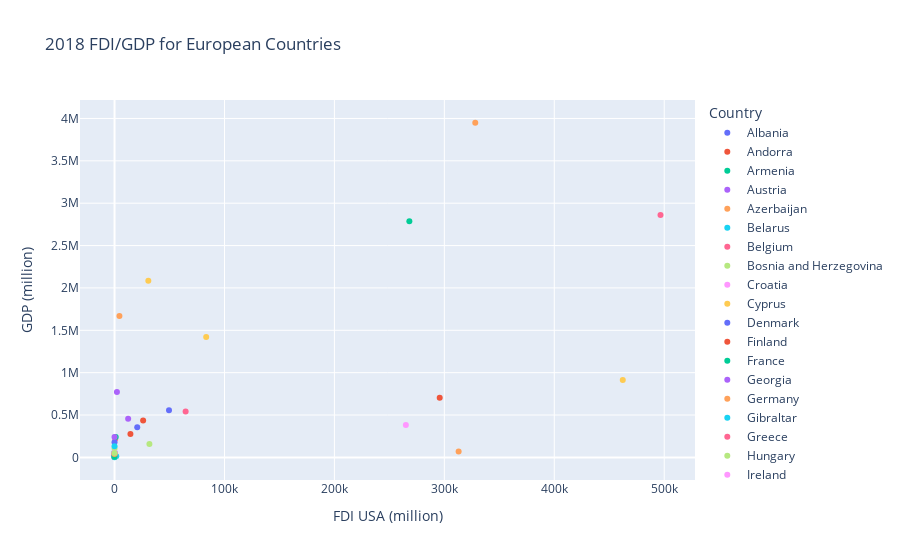

This figure's notebook cell:
### Code cell
europe_format_name = europe.rename(
    columns={
        "country_name": "Country",
        "GDP_2018 (million)": "GDP (million)",
        "tech_export_2018 (million)": "Tech Export (million)",
        "doing_business_2018": "Doing Business",
        "fdi_USA_2018 (million)": "FDI USA (million)",
    }
)
europe_fdi_gdp_scatter = px.scatter(
    europe_format_name,
    x="FDI USA (million)",
    y="GDP (million)",
    title="2018 FDI/GDP for European Countries",
    color="Country",
)
europe_fdi_gdp_scatter.write_image("europe_fdi_gdp_scatter.png")
europe_fdi_gdp_scatter

### Figure 1 — Plotly figure (JSON) as saved in the notebook; plotly's stock layout.template omitted (floating-point values rounded to 4 significant figures)
{"data": [{"hovertemplate": "Country=Albania<br>FDI USA (million)=%{x}<br>GDP (million)=%{y}<extra></extra>", "legendgroup": "Albania", "marker": {"color": "#636efa", "symbol": "circle"}, "mode": "markers", "name": "Albania", "orientation": "v", "showlegend": true, "type": "scatter", "x": [0], "xaxis": "x", "y": [15150.0], "yaxis": "y"}, {"hovertemplate": "Country=Andorra<br>FDI USA (million)=%{x}<br>GDP (million)=%{y}<extra></extra>", "legendgroup": "Andorra", "marker": {"color": "#EF553B", "symbol": "circle"}, "mode": "markers", "name": "Andorra", "orientation": "v", "showlegend": true, "type": "scatter", "x": [0], "xaxis": "x", "y": [3218.0], "yaxis": "y"}, {"hovertemplate": "Country=Armenia<br>FDI USA (million)=%{x}<br>GDP (million)=%{y}<extra></extra>", "legendgroup": "Armenia", "marker": {"color": "#00cc96", "symbol": "circle"}, "mode": "markers", "name": "Armenia", "orientation": "v", "showlegend": true, "type": "scatter", "x": [3], "xaxis": "x", "y": [12460.0], "yaxis": "y"}, {"hovertemplate": "Country=Austria<br>FDI USA (million)=%{x}<br>GDP (million)=%{y}<extra></extra>", "legendgroup": "Austria", "marker": {"color": "#ab63fa", "symbol": "circle"}, "mode": "markers", "name": "Austria", "orientation": "v", "showlegend": true, "type": "scatter", "x": [12392], "xaxis": "x", "y": [455500.0], "yaxis": "y"}, {"hovertemplate": "Country=Azerbaijan<br>FDI USA (million)=%{x}<br>GDP (million)=%{y}<extra></extra>", "legendgroup": "Azerbaijan", "marker": {"color": "#FFA15A", "symbol": "circle"}, "mode": "markers", "name": "Azerbaijan", "orientation": "v", "showlegend": true, "type": "scatter", "x": [-2], "xaxis": "x", "y": [47110.0], "yaxis": "y"}, {"hovertemplate": "Country=Belarus<br>FDI USA (million)=%{x}<br>GDP (million)=%{y}<extra></extra>", "legendgroup": "Belarus", "marker": {"color": "#19d3f3", "symbol": "circle"}, "mode": "markers", "name": "Belarus", "orientation": "v", "showlegend": true, "type": "scatter", "x": [4], "xaxis": "x", "y": [60030.0], "yaxis": "y"}, {"hovertemplate": "Country=Belgium<br>FDI USA (million)=%{x}<br>GDP (million)=%{y}<extra></extra>", "legendgroup": "Belgium", "marker": {"color": "#FF6692", "symbol": "circle"}, "mode": "markers", "name": "Belgium", "orientation": "v", "showlegend": true, "type": "scatter", "x": [64661], "xaxis": "x", "y": [542700.0], "yaxis": "y"}, {"hovertemplate": "Country=Bosnia and Herzegovina<br>FDI USA (million)=%{x}<br>GDP (million)=%{y}<extra></extra>", "legendgroup": "Bosnia and Herzegovina", "marker": {"color": "#B6E880", "symbol": "circle"}, "mode": "markers", "name": "Bosnia and Herzegovina", "orientation": "v", "showlegend": true, "type": "scatter", "x": [0], "xaxis": "x", "y": [20180.0], "yaxis": "y"}, {"hovertemplate": "Country=Croatia<br>FDI USA (million)=%{x}<br>GDP (million)=%{y}<extra></extra>", "legendgroup": "Croatia", "marker": {"color": "#FF97FF", "symbol": "circle"}, "mode": "markers", "name": "Croatia", "orientation": "v", "showlegend": true, "type": "scatter", "x": [19], "xaxis": "x", "y": [60990.0], "yaxis": "y"}, {"hovertemplate": "Country=Cyprus<br>FDI USA (million)=%{x}<br>GDP (million)=%{y}<extra></extra>", "legendgroup": "Cyprus", "marker": {"color": "#FECB52", "symbol": "circle"}, "mode": "markers", "name": "Cyprus", "orientation": "v", "showlegend": true, "type": "scatter", "x": [323], "xaxis": "x", "y": [24960.0], "yaxis": "y"}, {"hovertemplate": "Country=Denmark<br>FDI USA (million)=%{x}<br>GDP (million)=%{y}<extra></extra>", "legendgroup": "Denmark", "marker": {"color": "#636efa", "symbol": "circle"}, "mode": "markers", "name": "Denmark", "orientation": "v", "showlegend": true, "type": "scatter", "x": [20654], "xaxis": "x", "y": [355700.0], "yaxis": "y"}, {"hovertemplate": "Country=Finland<br>FDI USA (million)=%{x}<br>GDP (million)=%{y}<extra></extra>", "legendgroup": "Finland", "marker": {"color": "#EF553B", "symbol": "circle"}, "mode": "markers", "name": "Finland", "orientation": "v", "showlegend": true, "type": "scatter", "x": [14464], "xaxis": "x", "y": [275900.0], "yaxis": "y"}, {"hovertemplate": "Country=France<br>FDI USA (million)=%{x}<br>GDP (million)=%{y}<extra></extra>", "legendgroup": "France", "marker": {"color": "#00cc96", "symbol": "circle"}, "mode": "markers", "name": "France", "orientation": "v", "showlegend": true, "type": "scatter", "x": [268169], "xaxis": "x", "y": [2788000.0], "yaxis": "y"}, {"hovertemplate": "Country=Georgia<br>FDI USA (million)=%{x}<br>GDP (million)=%{y}<extra></extra>", "legendgroup": "Georgia", "marker": {"color": "#ab63fa", "symbol": "circle"}, "mode": "markers", "name": "Georgia", "orientation": "v", "showlegend": true, "type": "scatter", "x": [0], "xaxis": "x", "y": [17600.0], "yaxis": "y"}, {"hovertemplate": "Country=Germany<br>FDI USA (million)=%{x}<br>GDP (million)=%{y}<extra></extra>", "legendgroup": "Germany", "marker": {"color": "#FFA15A", "symbol": "circle"}, "mode": "markers", "name": "Germany", "orientation": "v", "showlegend": true, "type": "scatter", "x": [328124], "xaxis": "x", "y": [3950000.0], "yaxis": "y"}, {"hovertemplate": "Country=Gibraltar<br>FDI USA (million)=%{x}<br>GDP (million)=%{y}<extra></extra>", "legendgroup": "Gibraltar", "marker": {"color": "#19d3f3", "symbol": "circle"}, "mode": "markers", "name": "Gibraltar", "orientation": "v", "showlegend": true, "type": "scatter", "x": [9367], "xaxis": "x", "y": [null], "yaxis": "y"}, {"hovertemplate": "Country=Greece<br>FDI USA (million)=%{x}<br>GDP (million)=%{y}<extra></extra>", "legendgroup": "Greece", "marker": {"color": "#FF6692", "symbol": "circle"}, "mode": "markers", "name": "Greece", "orientation": "v", "showlegend": true, "type": "scatter", "x": [639], "xaxis": "x", "y": [218100.0], "yaxis": "y"}, {"hovertemplate": "Country=Hungary<br>FDI USA (million)=%{x}<br>GDP (million)=%{y}<extra></extra>", "legendgroup": "Hungary", "marker": {"color": "#B6E880", "symbol": "circle"}, "mode": "markers", "name": "Hungary", "orientation": "v", "showlegend": true, "type": "scatter", "x": [31730], "xaxis": "x", "y": [157900.0], "yaxis": "y"}, {"hovertemplate": "Country=Ireland<br>FDI USA (million)=%{x}<br>GDP (million)=%{y}<extra></extra>", "legendgroup": "Ireland", "marker": {"color": "#FF97FF", "symbol": "circle"}, "mode": "markers", "name": "Ireland", "orientation": "v", "showlegend": true, "type": "scatter", "x": [265004], "xaxis": "x", "y": [382700.0], "yaxis": "y"}, {"hovertemplate": "Country=Italy<br>FDI USA (million)=%{x}<br>GDP (million)=%{y}<extra></extra>", "legendgroup": "Italy", "marker": {"color": "#FECB52", "symbol": "circle"}, "mode": "markers", "name": "Italy", "orientation": "v", "showlegend": true, "type": "scatter", "x": [30749], "xaxis": "x", "y": [2086000.0], "yaxis": "y"}, {"hovertemplate": "Country=Kazakhstan<br>FDI USA (million)=%{x}<br>GDP (million)=%{y}<extra></extra>", "legendgroup": "Kazakhstan", "marker": {"color": "#636efa", "symbol": "circle"}, "mode": "markers", "name": "Kazakhstan", "orientation": "v", "showlegend": true, "type": "scatter", "x": [0], "xaxis": "x", "y": [179300.0], "yaxis": "y"}, {"hovertemplate": "Country=Kosovo<br>FDI USA (million)=%{x}<br>GDP (million)=%{y}<extra></extra>", "legendgroup": "Kosovo", "marker": {"color": "#EF553B", "symbol": "circle"}, "mode": "markers", "name": "Kosovo", "orientation": "v", "showlegend": true, "type": "scatter", "x": [0], "xaxis": "x", "y": [7943.0], "yaxis": "y"}, {"hovertemplate": "Country=Kyrgyz Republic<br>FDI USA (million)=%{x}<br>GDP (million)=%{y}<extra></extra>", "legendgroup": "Kyrgyz Republic", "marker": {"color": "#00cc96", "symbol": "circle"}, "mode": "markers", "name": "Kyrgyz Republic", "orientation": "v", "showlegend": true, "type": "scatter", "x": [0], "xaxis": "x", "y": [8271.0], "yaxis": "y"}, {"hovertemplate": "Country=Lithuania<br>FDI USA (million)=%{x}<br>GDP (million)=%{y}<extra></extra>", "legendgroup": "Lithuania", "marker": {"color": "#ab63fa", "symbol": "circle"}, "mode": "markers", "name": "Lithuania", "orientation": "v", "showlegend": true, "type": "scatter", "x": [-4], "xaxis": "x", "y": [53460.0], "yaxis": "y"}, {"hovertemplate": "Country=Luxembourg<br>FDI USA (million)=%{x}<br>GDP (million)=%{y}<extra></extra>", "legendgroup": "Luxembourg", "marker": {"color": "#FFA15A", "symbol": "circle"}, "mode": "markers", "name": "Luxembourg", "orientation": "v", "showlegend": true, "type": "scatter", "x": [312976], "xaxis": "x", "y": [70920.0], "yaxis": "y"}, {"hovertemplate": "Country=Malta<br>FDI USA (million)=%{x}<br>GDP (million)=%{y}<extra></extra>", "legendgroup": "Malta", "marker": {"color": "#19d3f3", "symbol": "circle"}, "mode": "markers", "name": "Malta", "orientation": "v", "showlegend": true, "type": "scatter", "x": [1557], "xaxis": "x", "y": [14600.0], "yaxis": "y"}, {"hovertemplate": "Country=Moldova<br>FDI USA (million)=%{x}<br>GDP (million)=%{y}<extra></extra>", "legendgroup": "Moldova", "marker": {"color": "#FF6692", "symbol": "circle"}, "mode": "markers", "name": "Moldova", "orientation": "v", "showlegend": true, "type": "scatter", "x": [0], "xaxis": "x", "y": [11460.0], "yaxis": "y"}, {"hovertemplate": "Country=Monaco<br>FDI USA (million)=%{x}<br>GDP (million)=%{y}<extra></extra>", "legendgroup": "Monaco", "marker": {"color": "#B6E880", "symbol": "circle"}, "mode": "markers", "name": "Monaco", "orientation": "v", "showlegend": true, "type": "scatter", "x": [-26], "xaxis": "x", "y": [7188.0], "yaxis": "y"}, {"hovertemplate": "Country=Montenegro<br>FDI USA (million)=%{x}<br>GDP (million)=%{y}<extra></extra>", "legendgroup": "Montenegro", "marker": {"color": "#FF97FF", "symbol": "circle"}, "mode": "markers", "name": "Montenegro", "orientation": "v", "showlegend": true, "type": "scatter", "x": [0], "xaxis": "x", "y": [5507.0], "yaxis": "y"}, {"hovertemplate": "Country=Netherlands<br>FDI USA (million)=%{x}<br>GDP (million)=%{y}<extra></extra>", "legendgroup": "Netherlands", "marker": {"color": "#FECB52", "symbol": "circle"}, "mode": "markers", "name": "Netherlands", "orientation": "v", "showlegend": true, "type": "scatter", "x": [462303], "xaxis": "x", "y": [914100.0], "yaxis": "y"}, {"hovertemplate": "Country=North Macedonia<br>FDI USA (million)=%{x}<br>GDP (million)=%{y}<extra></extra>", "legendgroup": "North Macedonia", "marker": {"color": "#636efa", "symbol": "circle"}, "mode": "markers", "name": "North Macedonia", "orientation": "v", "showlegend": true, "type": "scatter", "x": [-1], "xaxis": "x", "y": [12630.0], "yaxis": "y"}, {"hovertemplate": "Country=Norway<br>FDI USA (million)=%{x}<br>GDP (million)=%{y}<extra></extra>", "legendgroup": "Norway", "marker": {"color": "#EF553B", "symbol": "circle"}, "mode": "markers", "name": "Norway", "orientation": "v", "showlegend": true, "type": "scatter", "x": [26007], "xaxis": "x", "y": [434200.0], "yaxis": "y"}, {"hovertemplate": "Country=Portugal<br>FDI USA (million)=%{x}<br>GDP (million)=%{y}<extra></extra>", "legendgroup": "Portugal", "marker": {"color": "#00cc96", "symbol": "circle"}, "mode": "markers", "name": "Portugal", "orientation": "v", "showlegend": true, "type": "scatter", "x": [1056], "xaxis": "x", "y": [241300.0], "yaxis": "y"}, {"hovertemplate": "Country=Romania<br>FDI USA (million)=%{x}<br>GDP (million)=%{y}<extra></extra>", "legendgroup": "Romania", "marker": {"color": "#ab63fa", "symbol": "circle"}, "mode": "markers", "name": "Romania", "orientation": "v", "showlegend": true, "type": "scatter", "x": [3], "xaxis": "x", "y": [241600.0], "yaxis": "y"}, {"hovertemplate": "Country=Russian Federation<br>FDI USA (million)=%{x}<br>GDP (million)=%{y}<extra></extra>", "legendgroup": "Russian Federation", "marker": {"color": "#FFA15A", "symbol": "circle"}, "mode": "markers", "name": "Russian Federation", "orientation": "v", "showlegend": true, "type": "scatter", "x": [4455], "xaxis": "x", "y": [1670000.0], "yaxis": "y"}, {"hovertemplate": "Country=San Marino<br>FDI USA (million)=%{x}<br>GDP (million)=%{y}<extra></extra>", "legendgroup": "San Marino", "marker": {"color": "#19d3f3", "symbol": "circle"}, "mode": "markers", "name": "San Marino", "orientation": "v", "showlegend": true, "type": "scatter", "x": [0], "xaxis": "x", "y": [1638.0], "yaxis": "y"}, {"hovertemplate": "Country=Serbia<br>FDI USA (million)=%{x}<br>GDP (million)=%{y}<extra></extra>", "legendgroup": "Serbia", "marker": {"color": "#FF6692", "symbol": "circle"}, "mode": "markers", "name": "Serbia", "orientation": "v", "showlegend": true, "type": "scatter", "x": [3], "xaxis": "x", "y": [50600.0], "yaxis": "y"}, {"hovertemplate": "Country=Slovak Republic<br>FDI USA (million)=%{x}<br>GDP (million)=%{y}<extra></extra>", "legendgroup": "Slovak Republic", "marker": {"color": "#B6E880", "symbol": "circle"}, "mode": "markers", "name": "Slovak Republic", "orientation": "v", "showlegend": true, "type": "scatter", "x": [14], "xaxis": "x", "y": [105800.0], "yaxis": "y"}, {"hovertemplate": "Country=Slovenia<br>FDI USA (million)=%{x}<br>GDP (million)=%{y}<extra></extra>", "legendgroup": "Slovenia", "marker": {"color": "#FF97FF", "symbol": "circle"}, "mode": "markers", "name": "Slovenia", "orientation": "v", "showlegend": true, "type": "scatter", "x": [6], "xaxis": "x", "y": [54030.0], "yaxis": "y"}, {"hovertemplate": "Country=Spain<br>FDI USA (million)=%{x}<br>GDP (million)=%{y}<extra></extra>", "legendgroup": "Spain", "marker": {"color": "#FECB52", "symbol": "circle"}, "mode": "markers", "name": "Spain", "orientation": "v", "showlegend": true, "type": "scatter", "x": [83379], "xaxis": "x", "y": [1420000.0], "yaxis": "y"}, {"hovertemplate": "Country=Sweden<br>FDI USA (million)=%{x}<br>GDP (million)=%{y}<extra></extra>", "legendgroup": "Sweden", "marker": {"color": "#636efa", "symbol": "circle"}, "mode": "markers", "name": "Sweden", "orientation": "v", "showlegend": true, "type": "scatter", "x": [49546], "xaxis": "x", "y": [555500.0], "yaxis": "y"}, {"hovertemplate": "Country=Switzerland<br>FDI USA (million)=%{x}<br>GDP (million)=%{y}<extra></extra>", "legendgroup": "Switzerland", "marker": {"color": "#EF553B", "symbol": "circle"}, "mode": "markers", "name": "Switzerland", "orientation": "v", "showlegend": true, "type": "scatter", "x": [295783], "xaxis": "x", "y": [705100.0], "yaxis": "y"}, {"hovertemplate": "Country=Tajikistan<br>FDI USA (million)=%{x}<br>GDP (million)=%{y}<extra></extra>", "legendgroup": "Tajikistan", "marker": {"color": "#00cc96", "symbol": "circle"}, "mode": "markers", "name": "Tajikistan", "orientation": "v", "showlegend": true, "type": "scatter", "x": [0], "xaxis": "x", "y": [7523.0], "yaxis": "y"}, {"hovertemplate": "Country=Turkey<br>FDI USA (million)=%{x}<br>GDP (million)=%{y}<extra></extra>", "legendgroup": "Turkey", "marker": {"color": "#ab63fa", "symbol": "circle"}, "mode": "markers", "name": "Turkey", "orientation": "v", "showlegend": true, "type": "scatter", "x": [2175], "xaxis": "x", "y": [771400.0], "yaxis": "y"}, {"hovertemplate": "Country=Turkmenistan<br>FDI USA (million)=%{x}<br>GDP (million)=%{y}<extra></extra>", "legendgroup": "Turkmenistan", "marker": {"color": "#FFA15A", "symbol": "circle"}, "mode": "markers", "name": "Turkmenistan", "orientation": "v", "showlegend": true, "type": "scatter", "x": [0], "xaxis": "x", "y": [40760.0], "yaxis": "y"}, {"hovertemplate": "Country=Ukraine<br>FDI USA (million)=%{x}<br>GDP (million)=%{y}<extra></extra>", "legendgroup": "Ukraine", "marker": {"color": "#19d3f3", "symbol": "circle"}, "mode": "markers", "name": "Ukraine", "orientation": "v", "showlegend": true, "type": "scatter", "x": [-3], "xaxis": "x", "y": [130900.0], "yaxis": "y"}, {"hovertemplate": "Country=United Kingdom<br>FDI USA (million)=%{x}<br>GDP (million)=%{y}<extra></extra>", "legendgroup": "United Kingdom", "marker": {"color": "#FF6692", "symbol": "circle"}, "mode": "markers", "name": "United Kingdom", "orientation": "v", "showlegend": true, "type": "scatter", "x": [496622], "xaxis": "x", "y": [2861000.0], "yaxis": "y"}, {"hovertemplate": "Country=Uzbekistan<br>FDI USA (million)=%{x}<br>GDP (million)=%{y}<extra></extra>", "legendgroup": "Uzbekistan", "marker": {"color": "#B6E880", "symbol": "circle"}, "mode": "markers", "name": "Uzbekistan", "orientation": "v", "showlegend": true, "type": "scatter", "x": [0], "xaxis": "x", "y": [50390.0], "yaxis": "y"}, {"hovertemplate": "Country=Vatican City<br>FDI USA (million)=%{x}<br>GDP (million)=%{y}<extra></extra>", "legendgroup": "Vatican City", "marker": {"color": "#FF97FF", "symbol": "circle"}, "mode": "markers", "name": "Vatican City", "orientation": "v", "showlegend": true, "type": "scatter", "x": [0], "xaxis": "x", "y": [null], "yaxis": "y"}], "layout": {"autosize": true, "legend": {"title": {"text": "Country"}, "tracegroupgap": 0}, "title": {"text": "2018 FDI/GDP for European Countries"}, "xaxis": {"anchor": "y", "autorange": true, "domain": [0, 1], "range": [-32030.0, 528600.0], "title": {"text": "FDI USA (million)"}, "type": "linear"}, "yaxis": {"anchor": "x", "autorange": true, "domain": [0, 1], "range": [-287500.0, 4239000.0], "title": {"text": "GDP (million)"}, "type": "linear"}}}
